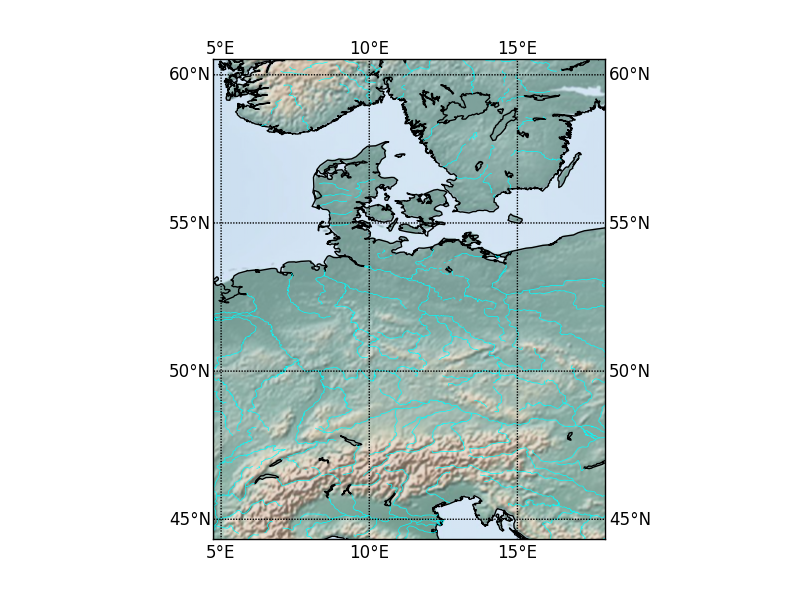

Generate this figure with Python:
from mpl_toolkits.basemap import Basemap
import numpy as np
import matplotlib.pyplot as plt
m = Basemap(projection='cyl',resolution='i',  llcrnrlat=44.30,urcrnrlat=60.5,\
            llcrnrlon=4.750,urcrnrlon=18.00)
m.drawcoastlines()
m.shadedrelief()
#m.fillcontinents(color='coral',lake_color='aqua')
# draw parallels and meridians.
m.drawparallels(np.arange(-90.,91.,5), labels=[True, True, True, False])
m.drawmeridians(np.arange(-180.,181.,5), labels=[True, False, True, True])
#m.drawmapboundary(fill_color='aqua') 
m.drawrivers(color='aqua')

#plt.title("Equidistant Cylindrical Projection")
#plt.show()
plt.savefig('/home/s.von.hall/seminar/bspshadereliev.png')
